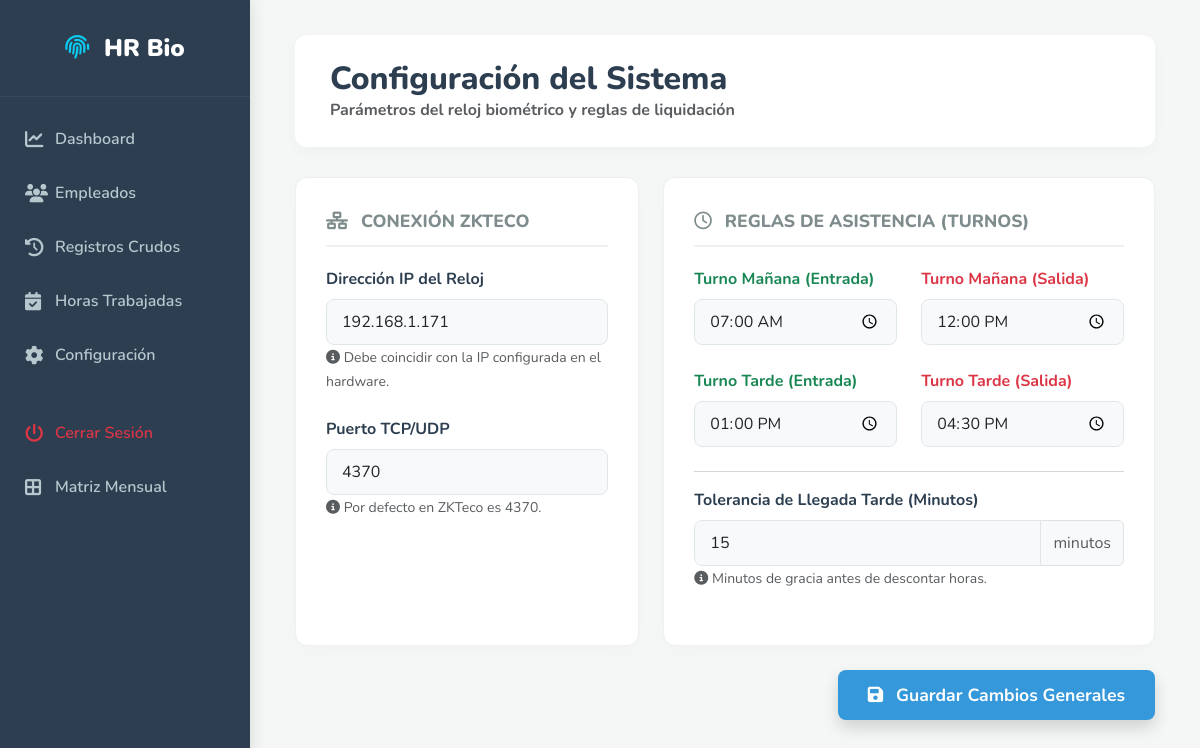
The page /configuracion.php (signed in) on the database its author committed.
### tables this page shows
CREATE TABLE `configuracion` (
  `id` int(1) NOT NULL,
  `ip_reloj` varchar(20) NOT NULL,
  `puerto_reloj` int(5) NOT NULL,
  `turno1_inicio` time NOT NULL,
  `turno1_fin` time NOT NULL,
  `turno2_inicio` time NOT NULL,
  `turno2_fin` time NOT NULL,
  `tolerancia_minutos` int(3) NOT NULL
);

### configuracion.php (the view, shortened to what this page needs)
<?php
require_once 'conexion.php';
$resultado = $conn->query("SELECT * FROM configuracion WHERE id = 1");
$config = $resultado->fetch_assoc();
?>
<!DOCTYPE html>
<html lang="es">
<head>
    <link href="https://cdn.jsdelivr.net/npm/bootstrap@5.3.0/dist/css/bootstrap.min.css" rel="stylesheet">
    <link rel="stylesheet" href="https://cdnjs.cloudflare.com/ajax/libs/font-awesome/6.4.0/css/all.min.css">
</head>
<body>
    <aside class="sidebar">
        <div class="sidebar-brand text-center">
            <i class="fa-solid fa-fingerprint me-2 text-info"></i> HR Bio
        </div>
        <nav class="sidebar-menu">
            <a href="index.php"><i class="fa-solid fa-chart-line"></i> Dashboard</a>
            <a href="empleados.php"><i class="fa-solid fa-users"></i> Empleados</a>
            <a href="registros.php"><i class="fa-solid fa-history"></i> Registros Crudos</a>
            <a href="horas.php"><i class="fa-solid fa-calendar-check"></i> Horas Trabajadas</a>
            <a href="configuracion.php"><i class="fa-solid fa-gear"></i> Configuración</a>
            <a href="login.php?logout=1" class="text-danger mt-4"><i class="fa-solid fa-power-off"></i> Cerrar Sesión</a>
            <a href="asistencia.php"><i class="fa-solid fa-border-all"></i> Matriz Mensual</a>
        </nav>
    </aside>
    <main class="main-content">
        <header class="page-header-card">
            <div>
                <h2>Configuración del Sistema</h2>
                <span class="text-muted fw-bold">Parámetros del reloj biométrico y reglas de liquidación</span>
            </div>
        </header>
        <form method="POST" action="configuracion.php">
            <div class="row">
                <div class="col-md-5">
                    <div class="card-panel h-100">
                        <div class="section-title"><i class="fa-solid fa-network-wired me-2"></i> Conexión ZKTeco</div>
                        <div class="mb-4">
                            <label class="form-label">Dirección IP del Reloj</label>
                            <input type="text" class="form-control" name="ip_reloj" value="<?php echo htmlspecialchars($config['ip_reloj']); ?>" required>
                            <small class="text-muted"><i class="fa-solid fa-info-circle"></i> Debe coincidir con la IP configurada en el hardware.</small>
                        </div>
                        <div class="mb-3">
                            <label class="form-label">Puerto TCP/UDP</label>
                            <input type="number" class="form-control" name="puerto_reloj" value="<?php echo htmlspecialchars($config['puerto_reloj']); ?>" required>
                            <small class="text-muted"><i class="fa-solid fa-info-circle"></i> Por defecto en ZKTeco es 4370.</small>
                        </div>
                    </div>
                </div>
                <div class="col-md-7">
                    <div class="card-panel h-100">
                        <div class="section-title"><i class="fa-regular fa-clock me-2"></i> Reglas de Asistencia (Turnos)</div>
                        <div class="row mb-4">
                            <div class="col-6">
                                <label class="form-label text-success">Turno Mañana (Entrada)</label>
                                <input type="time" class="form-control" name="turno1_inicio" value="<?php echo $config['turno1_inicio']; ?>" required>
                            </div>
                            <div class="col-6">
                                <label class="form-label text-danger">Turno Mañana (Salida)</label>
                                <input type="time" class="form-control" name="turno1_fin" value="<?php echo $config['turno1_fin']; ?>" required>
                            </div>
                        </div>
                        <div class="row mb-4">
                            <div class="col-6">
                                <label class="form-label text-success">Turno Tarde (Entrada)</label>
                                <input type="time" class="form-control" name="turno2_inicio" value="<?php echo $config['turno2_inicio']; ?>" required>
                            </div>
                            <div class="col-6">
                                <label class="form-label text-danger">Turno Tarde (Salida)</label>
                                <input type="time" class="form-control" name="turno2_fin" value="<?php echo $config['turno2_fin']; ?>" required>
                            </div>
                        </div>
                        <hr class="text-muted">
                        <div class="row">
                            <div class="col-12">
                                <label class="form-label">Tolerancia de Llegada Tarde (Minutos)</label>
                                <div class="input-group">
                                    <input type="number" class="form-control" name="tolerancia_minutos" value="<?php echo $config['tolerancia_minutos']; ?>" required>
                                    <span class="input-group-text bg-light text-muted">minutos</span>
                                </div>
                                <small class="text-muted"><i class="fa-solid fa-info-circle"></i> Minutos de gracia antes de descontar horas.</small>
                            </div>
                        </div>
                    </div>
                </div>
            </div>
            <div class="text-end mt-4 mb-5">
                <button type="submit" class="btn btn-save shadow">
                    <i class="fa-solid fa-floppy-disk me-2"></i> Guardar Cambios Generales
                </button>
            </div>
        </form>
    </main>
</body>
</html>

### configuracion.php (style rules this page uses)
:root { --primary-color: #2c3e50; --secondary-color: #34495e; --accent-color: #3498db; --bg-body: #f4f7f6; }
body { font-family: 'Nunito', sans-serif; background-color: var(--bg-body); color: #2c3e50; overflow-x: hidden; }
.sidebar { background-color: var(--primary-color); min-height: 100vh; color: #ffffff; position: fixed; width: 250px; top: 0; left: 0; box-shadow: 2px 0 15px rgba(0,0,0,0.1); z-index: 1000; }
.sidebar-brand { padding: 30px 20px; font-size: 1.5rem; font-weight: 900; border-bottom: 1px solid rgba(255,255,255,0.05); margin-bottom: 15px; }
.sidebar-menu a { color: #b8c7ce; text-decoration: none; display: flex; align-items: center; padding: 15px 25px; font-weight: 600; transition: all 0.3s ease; }
.sidebar-menu a i { width: 30px; font-size: 1.15rem; }
.main-content { margin-left: 250px; padding: 35px 45px; }
.page-header-card { background: #ffffff; border-radius: 12px; padding: 25px 35px; box-shadow: 0 4px 15px rgba(0,0,0,0.03); margin-bottom: 30px; display: flex; justify-content: space-between; align-items: center; }
.page-header-card h2 { font-weight: 800; margin: 0; color: var(--primary-color); }
.card-panel { background: #ffffff; border-radius: 12px; border: 1px solid #ecf0f1; box-shadow: 0 5px 20px rgba(0,0,0,0.02); overflow: hidden; margin-bottom: 25px; padding: 30px; }
.section-title { font-size: 1.1rem; font-weight: 800; color: #7f8c8d; text-transform: uppercase; margin-bottom: 20px; border-bottom: 2px solid #ecf0f1; padding-bottom: 10px; }
.form-label { font-weight: 700; color: var(--primary-color); }
.form-control { background-color: #f8f9fa; border: 1px solid #dfe6e9; border-radius: 8px; padding: 10px 15px; }
.btn-save { background: var(--accent-color); color: white; font-weight: bold; border-radius: 8px; padding: 12px 30px; border: none; transition: all 0.3s; font-size: 1.1rem; }

### rows shown on the page
configuracion: ip_reloj "192.168.1.171", puerto_reloj "4370", turno1_inicio "07:00:00", turno1_fin "12:00:00", turno2_inicio "13:00:00", turno2_fin "16:30:00", tolerancia_minutos "15"
